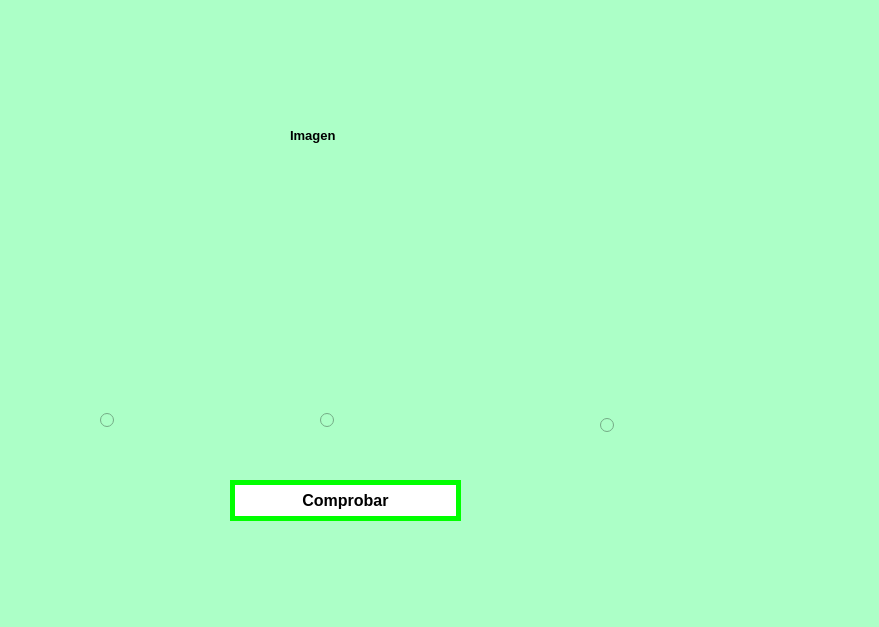
<?xml version="1.0" encoding="UTF-8"?>
<ui version="4.0">
 <class>MainWindow</class>
 <widget class="QMainWindow" name="MainWindow">
  <property name="geometry">
   <rect>
    <x>0</x>
    <y>0</y>
    <width>879</width>
    <height>627</height>
   </rect>
  </property>
  <property name="windowTitle">
   <string>MainWindow</string>
  </property>
  <property name="styleSheet">
   <string notr="true">background-color: rgb(172, 255, 199);</string>
  </property>
  <widget class="QWidget" name="centralwidget">
   <widget class="QLabel" name="imagen">
    <property name="geometry">
     <rect>
      <x>50</x>
      <y>30</y>
      <width>171</width>
      <height>151</height>
     </rect>
    </property>
    <property name="styleSheet">
     <string notr="true"/>
    </property>
    <property name="text">
     <string/>
    </property>
    <property name="pixmap">
     <pixmap resource="../Archivos/Recursos.qrc">:/ejercicios/FIT_logo_vertical.png</pixmap>
    </property>
    <property name="scaledContents">
     <bool>true</bool>
    </property>
   </widget>
   <widget class="QLabel" name="imagen_3">
    <property name="geometry">
     <rect>
      <x>690</x>
      <y>400</y>
      <width>181</width>
      <height>181</height>
     </rect>
    </property>
    <property name="styleSheet">
     <string notr="true"/>
    </property>
    <property name="text">
     <string/>
    </property>
    <property name="pixmap">
     <pixmap resource="../Archivos/Recursos.qrc">:/ejercicios/wero.jpg</pixmap>
    </property>
    <property name="scaledContents">
     <bool>true</bool>
    </property>
   </widget>
   <widget class="QLabel" name="label_2">
    <property name="geometry">
     <rect>
      <x>470</x>
      <y>20</y>
      <width>261</width>
      <height>121</height>
     </rect>
    </property>
    <property name="text">
     <string/>
    </property>
    <property name="pixmap">
     <pixmap resource="../Archivos/Recursos.qrc">:/ejercicios/log_uat_nuevo.png</pixmap>
    </property>
    <property name="scaledContents">
     <bool>true</bool>
    </property>
   </widget>
   <widget class="QPushButton" name="btn_comprobar">
    <property name="geometry">
     <rect>
      <x>230</x>
      <y>480</y>
      <width>231</width>
      <height>41</height>
     </rect>
    </property>
    <property name="font">
     <font>
      <pointsize>12</pointsize>
      <weight>75</weight>
      <bold>true</bold>
     </font>
    </property>
    <property name="styleSheet">
     <string notr="true">background-color: rgb(255,255,255);
color: rgb(0,0,0);
border-radius:25px;
border:5px solid lime</string>
    </property>
    <property name="text">
     <string>Comprobar</string>
    </property>
   </widget>
   <widget class="QLabel" name="image_2">
    <property name="geometry">
     <rect>
      <x>250</x>
      <y>190</y>
      <width>191</width>
      <height>161</height>
     </rect>
    </property>
    <property name="styleSheet">
     <string notr="true"/>
    </property>
    <property name="text">
     <string/>
    </property>
    <property name="pixmap">
     <pixmap resource="../Archivos/Recursos.qrc">:/ejercicios/elyochi.jpg</pixmap>
    </property>
    <property name="scaledContents">
     <bool>true</bool>
    </property>
   </widget>
   <widget class="QLabel" name="image_1">
    <property name="geometry">
     <rect>
      <x>40</x>
      <y>200</y>
      <width>161</width>
      <height>141</height>
     </rect>
    </property>
    <property name="styleSheet">
     <string notr="true"/>
    </property>
    <property name="text">
     <string/>
    </property>
    <property name="pixmap">
     <pixmap resource="../Archivos/Recursos.qrc">:/ejercicios/FIT_logo_vertical.png</pixmap>
    </property>
    <property name="scaledContents">
     <bool>true</bool>
    </property>
   </widget>
   <widget class="QLabel" name="image_3">
    <property name="geometry">
     <rect>
      <x>530</x>
      <y>190</y>
      <width>171</width>
      <height>161</height>
     </rect>
    </property>
    <property name="text">
     <string/>
    </property>
    <property name="pixmap">
     <pixmap resource="../Archivos/Recursos.qrc">:/ejercicios/wero.jpg</pixmap>
    </property>
    <property name="scaledContents">
     <bool>true</bool>
    </property>
   </widget>
   <widget class="QRadioButton" name="rb_1">
    <property name="geometry">
     <rect>
      <x>100</x>
      <y>410</y>
      <width>95</width>
      <height>20</height>
     </rect>
    </property>
    <property name="text">
     <string/>
    </property>
   </widget>
   <widget class="QRadioButton" name="rb_2">
    <property name="geometry">
     <rect>
      <x>320</x>
      <y>410</y>
      <width>95</width>
      <height>20</height>
     </rect>
    </property>
    <property name="text">
     <string/>
    </property>
   </widget>
   <widget class="QRadioButton" name="rb_3">
    <property name="geometry">
     <rect>
      <x>600</x>
      <y>410</y>
      <width>31</width>
      <height>31</height>
     </rect>
    </property>
    <property name="font">
     <font>
      <pointsize>12</pointsize>
     </font>
    </property>
    <property name="layoutDirection">
     <enum>Qt::LeftToRight</enum>
    </property>
    <property name="text">
     <string/>
    </property>
   </widget>
   <widget class="QLabel" name="textorar">
    <property name="geometry">
     <rect>
      <x>290</x>
      <y>120</y>
      <width>131</width>
      <height>31</height>
     </rect>
    </property>
    <property name="font">
     <font>
      <pointsize>10</pointsize>
      <weight>75</weight>
      <bold>true</bold>
     </font>
    </property>
    <property name="text">
     <string>Imagen</string>
    </property>
   </widget>
  </widget>
  <widget class="QMenuBar" name="menubar">
   <property name="geometry">
    <rect>
     <x>0</x>
     <y>0</y>
     <width>879</width>
     <height>26</height>
    </rect>
   </property>
  </widget>
  <widget class="QStatusBar" name="statusbar"/>
 </widget>
 <resources>
  <include location="../Archivos/Recursos.qrc"/>
 </resources>
 <connections/>
</ui>
